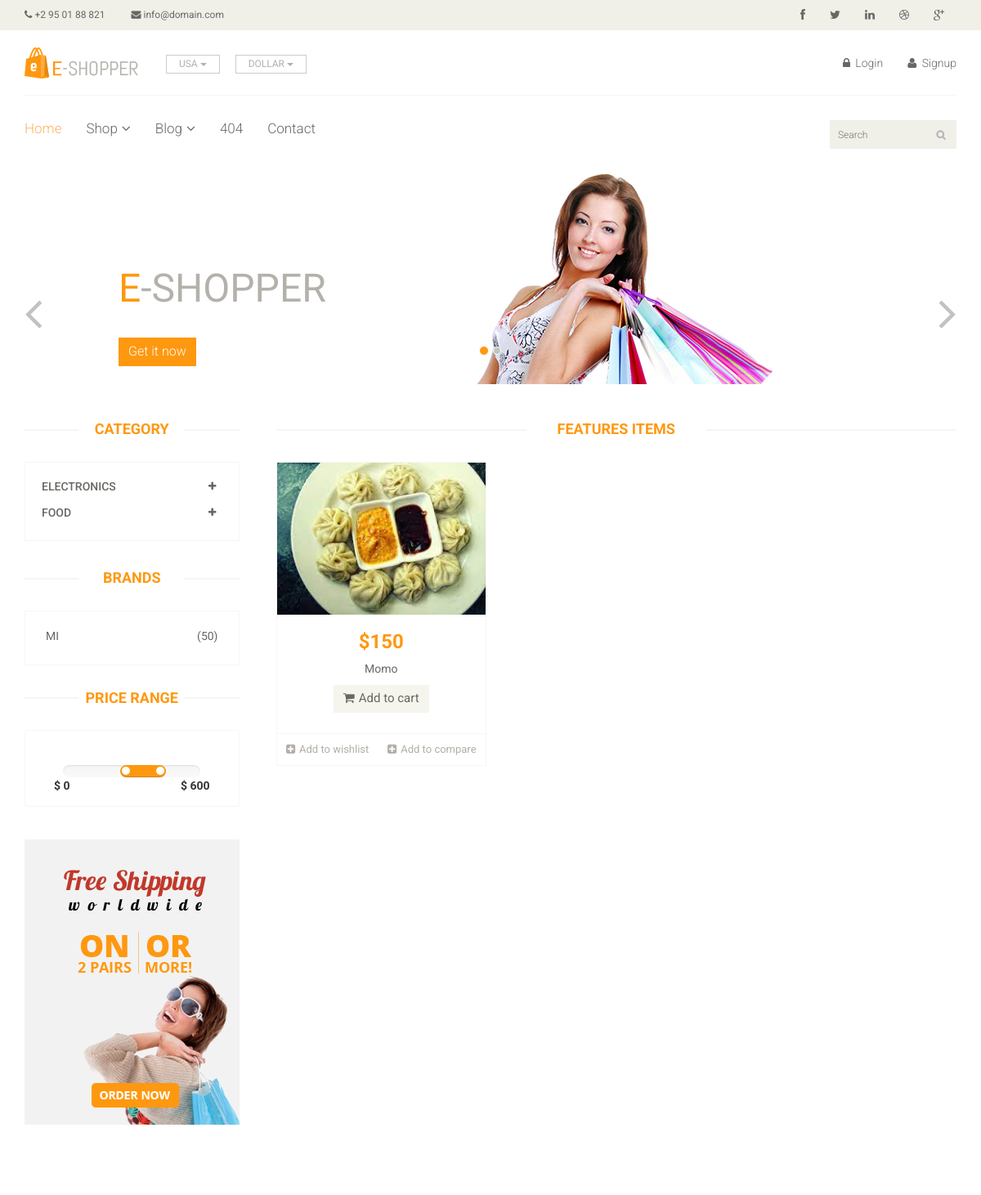
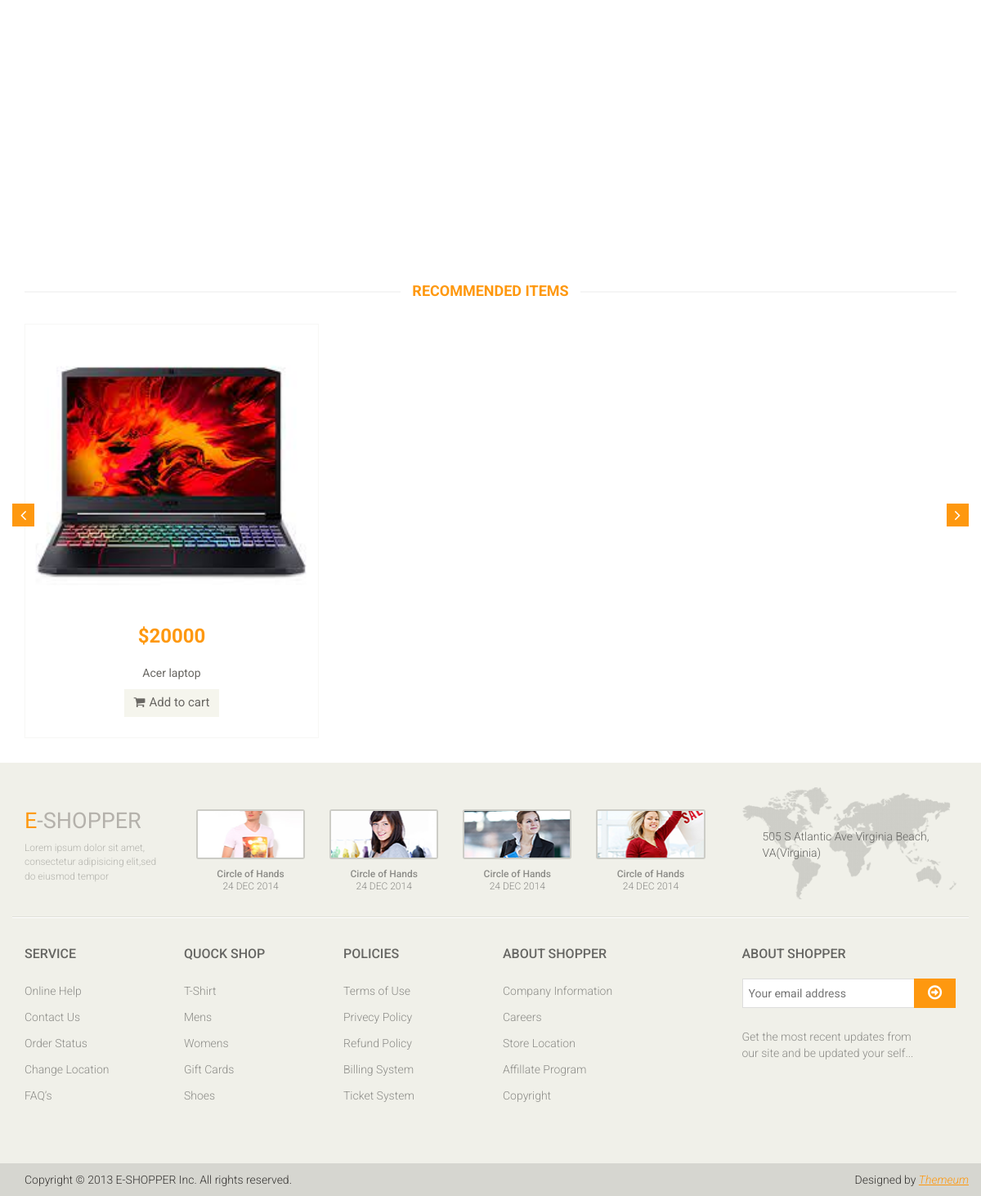
The page / on the database its author committed (2 pictures, top to bottom).
### home/models.py (models this page shows, shortened)
class Slider(models.Model):
	name = models.CharField(max_length = 200)
	rank = models.IntegerField()
	image = models.ImageField(upload_to = 'media',null = True)
	status = models.CharField(choices =STATUS,default = False,max_length = 30)
	description = models.TextField(blank = True)

class Category(models.Model):
	title = models.CharField(max_length = 300)
	description = models.TextField(blank = True)
	slug = models.CharField(max_length = 500)
	image = models.TextField(blank = True)

class Brand(models.Model):
	title = models.CharField(max_length = 300)
	description = models.TextField(blank = True)
	slug = models.CharField(max_length = 500)
	image = models.TextField(blank = True,null = True)

class Item(models.Model):
	title = models.CharField(max_length=400)
	slug = models.CharField(max_length=500)
	price = models.IntegerField()
	discounted_price = models.IntegerField()
	description = models.TextField()
	image = models.ImageField(upload_to = 'media')
	category = models.ForeignKey(Category,on_delete = models.CASCADE)
	subcategory = models.ForeignKey(SubCategory,on_delete = models.CASCADE)
	status = models.CharField(max_length=40,choices =STATUS,blank = True)
	stock = models.CharField(max_length = 50,choices = STOCK,blank = True)
	labels = models.CharField(max_length=30,choices=LABELS,blank = True)
	def get_product_url(self):
		return reverse("home:detail",kwargs = {'slug':self.slug})
	def get_cart_url(self):
		return reverse("home:cart",kwargs = {'slug':self.slug})

### home/views.py (the view)
# urls.py: path('', HomeView.as_view(), name='home'),
class HomeView(BaseViews):
	def get(self,request):
		self.views['items'] = Item.objects.filter(labels = 'hot')
		self.views['sale_items'] = Item.objects.filter(labels = 'sale')
		self.views['sliders'] = Slider.objects.all()
		self.views['ad'] = Ad.objects.all()
		return render(request,'index.html',self.views)

### home/models.py (called while the page is built)
	def get_subcat_url(self):
		return reverse("home:subcategory",kwargs = {'slug':self.slug})

### templates/index.html (shortened to what this page needs)
{% extends 'base.html' %}
{% load static %}
{% block content %}
	<section id="slider">
		<div class="container">
			<div class="row">
				<div class="col-sm-12">
					<div id="slider-carousel" class="carousel slide" data-ride="carousel">
						<ol class="carousel-indicators">
							{% for slide in sliders %}
							<li data-target="#slider-carousel" data-slide-to="{{slide.rank}}" class="{{slide.status}}"></li>
							{% endfor %}
						</ol>
						<div class="carousel-inner">
							{% for slide in sliders %}
							<div class="item {{slide.status}}">
								<div class="col-sm-6">
									<h1><span>E</span>-SHOPPER</h1>
									<h2>{{slide.description}} </p>
									<button type="button" class="btn btn-default get">Get it now</button>
								</div>
								<div class="col-sm-6">
									<img src="{{slide.image.url}}"  class="pricing" alt="" />
								</div>
							</div>
							{% endfor %}
						</div>
						<a href="#slider-carousel" class="left control-carousel hidden-xs" data-slide="prev">
							<i class="fa fa-angle-left"></i>
						</a>
						<a href="#slider-carousel" class="right control-carousel hidden-xs" data-slide="next">
							<i class="fa fa-angle-right"></i>
						</a>
					</div>
				</div>
			</div>
		</div>
	</section>
	<section>
		<div class="container">
			<div class="row">
				<div class="col-sm-3">
					<div class="left-sidebar">
						<h2>Category</h2>
						<div class="panel-group category-products" id="accordian">
							{% for cat in category %}
							<div class="panel panel-default">
								<div class="panel-heading">
									<h4 class="panel-title">
										<a data-toggle="collapse" data-parent="#accordian" href="#{{cat.id}}">
											<span class="badge pull-right"><i class="fa fa-plus"></i></span>
											{{cat.title}}
										</a>
									</h4>
								</div>
							</div>
							{% endfor %}
						</div>
						<div class="brands_products">
							<h2>Brands</h2>
							<div class="brands-name">
								<ul class="nav nav-pills nav-stacked">
									{% for brand in brands %}
									<li><a href="#"> <span class="pull-right">(50)</span>{{brand.title}}</a></li>
									{% endfor %}
								</ul>
							</div>
						</div>
						<div class="price-range">
							<h2>Price Range</h2>
							<div class="well text-center">
								 <input type="text" class="span2" value="" data-slider-min="0" data-slider-max="600" data-slider-step="5" data-slider-value="[250,450]" id="sl2" ><br />
								 <b class="pull-left">$ 0</b> <b class="pull-right">$ 600</b>
							</div>
						</div>
						<div class="shipping text-center">
							<img src="images/home/shipping.jpg" alt="" />
						</div>
					</div>
				</div>
				<div class="col-sm-9 padding-right">
					<div class="features_items">
						<h2 class="title text-center">Features Items</h2>
						{% for item in items %}
						<div class="col-sm-4">
							<div class="product-image-wrapper">
								<div class="single-products">
										<div class="productinfo text-center">
											<img src="{{item.image.url}}" alt="" />
											<h2>${{item.price}}</h2>
											<a href = "{{item.get_product_url}}"><p>{{item.title}}</p></a>
											<a href="{{item.get_cart_url}}" class="btn btn-default add-to-cart"><i class="fa fa-shopping-cart"></i>Add to cart</a>
										</div>
										<div class="product-overlay">
											<div class="overlay-content">
											</div>
										</div>
								</div>
								<div class="choose">
									<ul class="nav nav-pills nav-justified">
										<li><a href="#"><i class="fa fa-plus-square"></i>Add to wishlist</a></li>
										<li><a href="#"><i class="fa fa-plus-square"></i>Add to compare</a></li>
									</ul>
								</div>
							</div>
						</div>
						{% endfor %}
						</div>
					</div>
					<div class="recommended_items">
						<h2 class="title text-center">recommended items</h2>
						<div id="recommended-item-carousel" class="carousel slide" data-ride="carousel">
							<div class="carousel-inner">
								<div class="item active">
								{% for sale in sale_items %}
									<div class="col-sm-4">
										<div class="product-image-wrapper">
											<div class="single-products">
												<div class="productinfo text-center">
													<img src="{{sale.image.url}}" alt="" />
													<h2>${{sale.discounted_price}}</h2>
													<a href = "{{sale.get_product_url}}"><p>{{sale.title}}</p></a>
													<a href="#" class="btn btn-default add-to-cart"><i class="fa fa-shopping-cart"></i>Add to cart</a>
												</div>
											</div>
										</div>
									</div>
									{% endfor %}
								</div>
							</div>
							 <a class="left recommended-item-control" href="#recommended-item-carousel" data-slide="prev">
								<i class="fa fa-angle-left"></i>
							  </a>
							  <a class="right recommended-item-control" href="#recommended-item-carousel" data-slide="next">
								<i class="fa fa-angle-right"></i>
							  </a>
						</div>
					</div>
				</div>
			</div>
	</section>
	{% endblock %}

### rows shown on the page
Slider: rank 1 (drawn), image (picture)
Slider: rank 2 (drawn)
Category: title "ELECTRONICS"
Category: title "FOOD"
Brand: title "MI"
Item: image (picture), price "150", title "Momo"
Item: image (picture), discounted_price "20000", title "Acer laptop"
